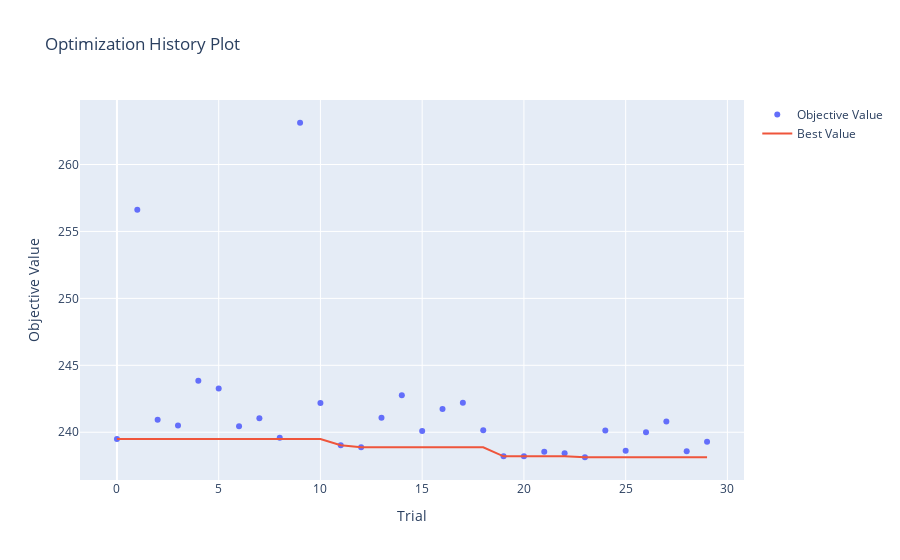
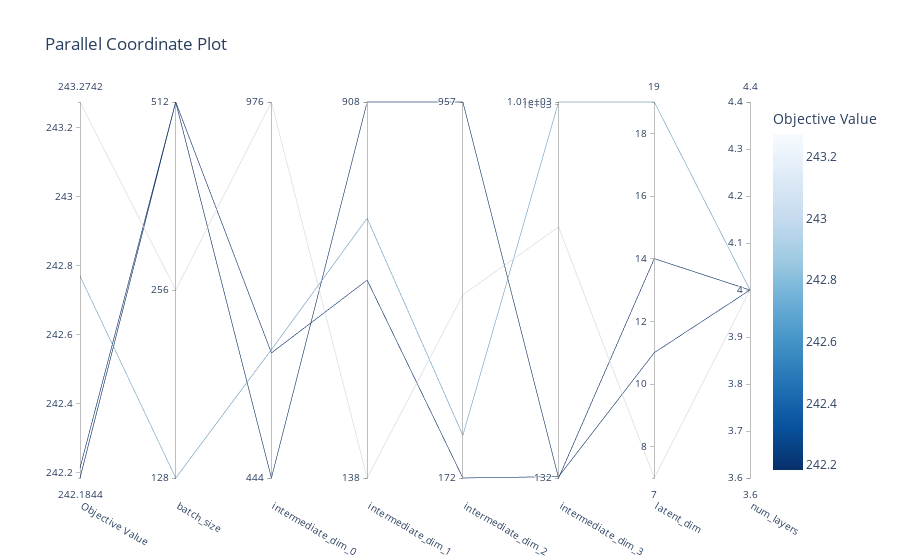

Notebook cell for these charts, in order:
### Code cell
from optuna.visualization import plot_optimization_history, plot_parallel_coordinate
import plotly


# Plotando o histórico da otimização
fig1 = plot_optimization_history(study)
fig1.show()

# Plotando coordenadas paralelas dos hiperparâmetros
fig2 = plot_parallel_coordinate(study)
fig2.show()

### Figure 1 — Plotly figure (JSON) as saved in the notebook; plotly's stock layout.template omitted (floating-point values rounded to 4 significant figures)
{"data": [{"mode": "markers", "name": "Objective Value", "x": [0, 1, 2, 3, 4, 5, 6, 7, 8, 9, 10, 11, 12, 13, 14, 15, 16, 17, 18, 19, 20, 21, 22, 23, 24, 25, 26, 27, 28, 29], "y": [239.5, 256.6, 240.9, 240.5, 243.8, 243.3, 240.5, 241.0, 239.6, 263.1, 242.2, 239.0, 238.9, 241.1, 242.8, 240.1, 241.7, 242.2, 240.2, 238.2, 238.2, 238.5, 238.4, 238.1, 240.1, 238.6, 240.0, 240.8, 238.6, 239.3], "type": "scatter"}, {"mode": "lines", "name": "Best Value", "x": [0, 1, 2, 3, 4, 5, 6, 7, 8, 9, 10, 11, 12, 13, 14, 15, 16, 17, 18, 19, 20, 21, 22, 23, 24, 25, 26, 27, 28, 29], "y": [239.5, 239.5, 239.5, 239.5, 239.5, 239.5, 239.5, 239.5, 239.5, 239.5, 239.5, 239.0, 238.9, 238.9, 238.9, 238.9, 238.9, 238.9, 238.9, 238.2, 238.2, 238.2, 238.2, 238.1, 238.1, 238.1, 238.1, 238.1, 238.1, 238.1], "type": "scatter"}, {"marker": {"color": "#cccccc"}, "mode": "markers", "name": "Infeasible Trial", "showlegend": false, "x": [], "y": [], "type": "scatter"}], "layout": {"title": {"text": "Optimization History Plot"}, "xaxis": {"title": {"text": "Trial"}}, "yaxis": {"title": {"text": "Objective Value"}}}}

### Figure 2 — Plotly figure (JSON) as saved in the notebook; plotly's stock layout.template omitted (floating-point values rounded to 4 significant figures)
{"data": [{"dimensions": [{"label": "Objective Value", "range": [242.2, 243.3], "values": [242.8, 243.3, 242.2, 242.2]}, {"label": "batch_size", "range": [0, 2], "ticktext": ["128", "256", "512"], "tickvals": [0, 1, 2], "values": [0, 1, 2, 2]}, {"label": "intermediate_dim_0", "range": [2.647, 2.989], "ticktext": ["444", "976"], "tickvals": [2.647, 2.989], "values": [2.764, 2.989, 2.647, 2.761]}, {"label": "intermediate_dim_1", "range": [2.14, 2.958], "ticktext": ["138", "908"], "tickvals": [2.14, 2.958], "values": [2.705, 2.14, 2.958, 2.571]}, {"label": "intermediate_dim_2", "range": [2.236, 2.981], "ticktext": ["172", "957"], "tickvals": [2.236, 2.981], "values": [2.32, 2.599, 2.981, 2.236]}, {"label": "intermediate_dim_3", "range": [2.121, 3.006], "ticktext": ["132", "1e+03", "1.01e+03"], "tickvals": [2.121, 3, 3.006], "values": [3.006, 2.712, 2.121, 2.124]}, {"label": "latent_dim", "range": [7, 19], "values": [19, 7, 14, 11]}, {"label": "num_layers", "range": [4, 4], "values": [4, 4, 4, 4]}], "labelangle": 30, "labelside": "bottom", "line": {"color": [242.8, 243.3, 242.2, 242.2], "colorbar": {"title": {"text": "Objective Value"}}, "colorscale": [[0, "rgb(247,251,255)"], [0.125, "rgb(222,235,247)"], [0.25, "rgb(198,219,239)"], [0.375, "rgb(158,202,225)"], [0.5, "rgb(107,174,214)"], [0.625, "rgb(66,146,198)"], [0.75, "rgb(33,113,181)"], [0.875, "rgb(8,81,156)"], [1, "rgb(8,48,107)"]], "reversescale": true, "showscale": true}, "type": "parcoords"}], "layout": {"title": {"text": "Parallel Coordinate Plot"}}}
